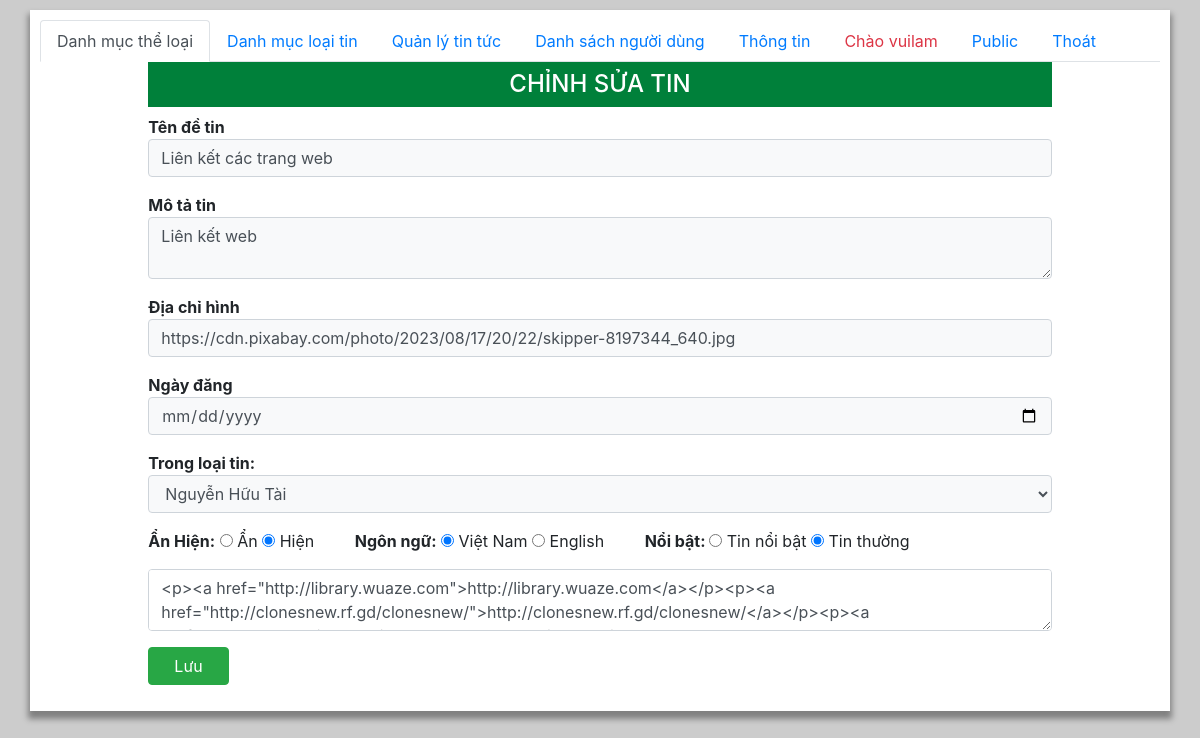
Before: /admin/tin_sua.php?idTin=820 (signed in) with the older database file.
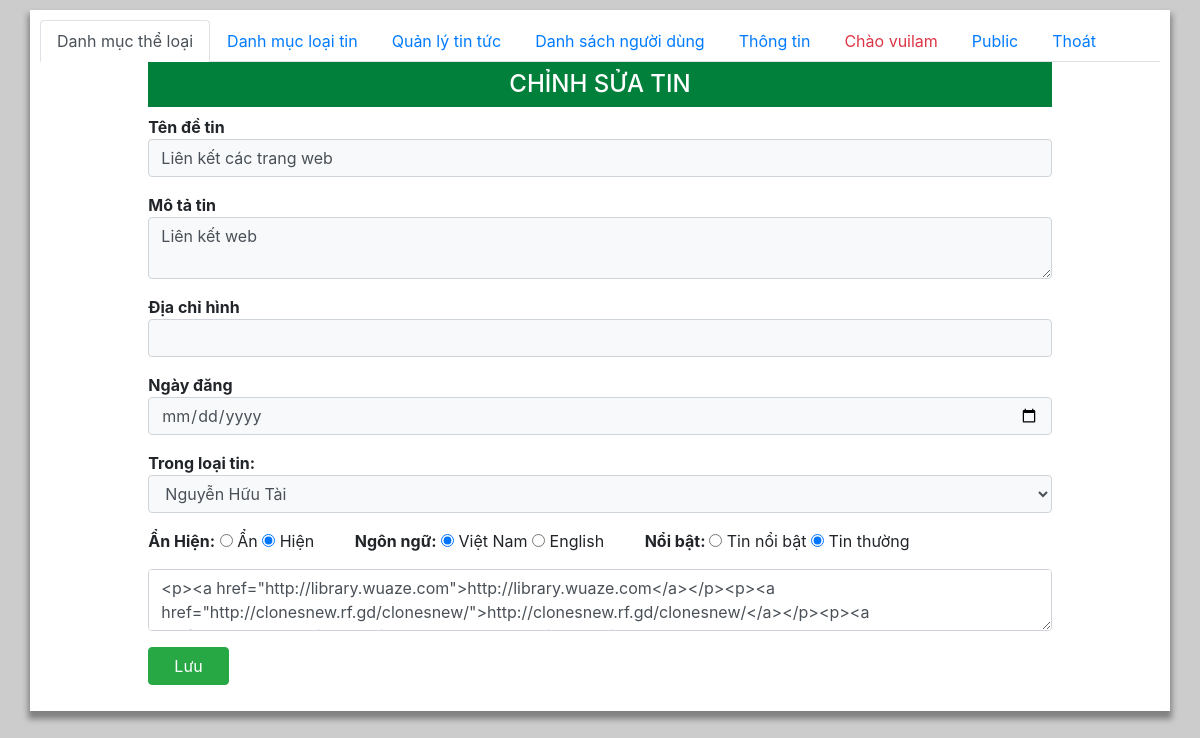
After: the same page with the newer database file.
### tables this page shows
CREATE TABLE `tin` (
  `idTin` int(11) NOT NULL,
  `lang` char(2) NOT NULL DEFAULT 'vi',
  `TieuDe` varchar(255) NOT NULL DEFAULT '',
  `slug` varchar(255) NOT NULL,
  `TomTat` varchar(1000) DEFAULT NULL,
  `urlHinh` varchar(255) DEFAULT NULL,
  `Ngay` timestamp DEFAULT current_timestamp(),
  `Content` text DEFAULT NULL,
  `idLT` int(11) NOT NULL DEFAULT 0,
  `SoLanXem` int(11) DEFAULT 0,
  `NoiBat` tinyint(1) DEFAULT 0,
  `AnHien` tinyint(1) DEFAULT 1,
  `tags` varchar(2000) DEFAULT NULL
);

### functions.php (called while the page is built, shortened)
<?php
  function executeResult($sql)  {
    $conn= new mysqli(DB_HOST,DB_USERNAME,DB_PASSWORD,DB_NAME);
    mysqli_set_charset($conn, "utf8");
    $result=mysqli_query($conn,$sql);
    $data=[];
    if($result!=null){
        while ($row=mysqli_fetch_assoc($result)) {
            $data[]=$row;
        }
    }
    return $data;
  }
?>

### admin/tin_sua.php (the view, shortened to what this page needs)
<?php
require_once "../functions.php";
$page = $_GET['page'] ?? "theloai";
?>
<?php
$idTin = $_GET['idTin']??0;
if ( $idTin >0 ){
    $sql="SELECT * FROM tin WHERE idTin =$idTin";
    $result=executeResult($sql);
}
else {
   header('Location: index.php?page=tin'); exit();
}
$sql="SELECT * FROM loaitin ORDER BY ThuTu";
$listLT = executeResult($sql);
?>
<html>
<head>
   <link href='https://unpkg.com/boxicons@2.0.9/css/boxicons.min.css' rel='stylesheet'>
   <link rel="stylesheet" href="https://maxcdn.bootstrapcdn.com/bootstrap/4.4.1/css/bootstrap.min.css">
   <link rel="stylesheet" href="./main.css">
</head>
<body>
   <div class="container">
   <?php require_once "menu.php";?>
   <div class="tab-content">
      <div class="tab-pane active" id="">
      <div class="col-10 m-auto" >
         <h2 class="py-2 text-center h4 ">CHỈNH SỬA TIN</h2>
         <form action="" method="post">
            <div class="mb-3">
                  <label>Tên đề tin</label>
                  <input class="form-control bg-light" type="text" name="TieuDe" value="<?= $result[0]['TieuDe']??"" ?>">
            </div>
            <div class="mb-3">
                  <label>Mô tả tin</label>
                  <textarea name="TomTat" class="form-control bg-light"><?= $result[0]['TomTat']??"" ?></textarea>
            </div>
            <div class="mb-3">
                  <label>Địa chỉ hình</label>
                  <input class="form-control bg-light" type="text" name="urlHinh" value="<?= $result[0]['urlHinh']??"" ?>">
            </div>
            <div class="mb-3">
                  <label>Ngày đăng</label>
                  <input class="form-control bg-light" type="date" name="Ngay" value="<?= $result[0]['Ngay']??"" ?>">
            </div>
            <div class="mb-3">
               <label>Trong loại tin:</label>
               <select name="idLT"class="form-control bg-light">
                  <?php
                  foreach ($listLT as $item) {
                     if ($item['idLT'] == $result[0]['idLT'])
                     echo "<option selected value='$item[idLT]' > $item[Ten] </option>";
                     else
                     echo "<option value='$item[idLT]' > $item[Ten] </option>";
                  }
                  ?>
               </select>
            </div>
            <div class="mb-3">
               <b style="min-width:10px">Ẩn Hiện:</b>
               <input type="radio" name="AnHien" value="0" <?= ($result[0]['AnHien']==0)? "checked":"" ?> > Ẩn
               <input type="radio" name="AnHien" value="1" <?= ($result[0]['AnHien']==1)? "checked":"" ?> > Hiện
               &nbsp; &nbsp; &nbsp; &nbsp;
               <b>Ngôn ngữ:</b>
               <input type="radio" name="lang" value="vi" <?= ($result[0]['lang']=='vi')? "checked":"" ?> > Việt Nam
               <input type="radio" name="lang" value="en" <?= ($result[0]['lang']=='en')? "checked":"" ?> > English
               &nbsp; &nbsp; &nbsp; &nbsp;
               <b>Nổi bật: </b>
               <input type="radio" name="NoiBat" value="1" <?= ($result[0]['NoiBat']==1)? "checked":"" ?> > Tin nổi bật
               <input type="radio" name="NoiBat" value="0" <?= ($result[0]['NoiBat']==0)? "checked":"" ?> > Tin thường
            </div>
            <div class="mb-3">
            <textarea name="Content" id="Content" class="form-control"><?= $result[0]['Content']??"" ?></textarea>
            </div>
            <div class="mb-3">
            <button class="btn btn-success px-3" name="submit"> &nbsp; Lưu &nbsp; </button>
            </div>
         </form>
         </div>
      </div>
   </div>
   </div>
</body>
</html>

### admin/menu.php
<ul class="nav nav-tabs">
    <li class="nav-item">
    <a class="nav-link <?php if($page=='theloai') echo 'active'  ?>  " data-toggle="tab" href="index.php?page=theloai">Danh mục thể loại</a>
    </li>
    <li class="nav-item">
    <a class="nav-link"  <?php if($page=='loaitin') echo 'active'  ?>  data-toggle="tab" href="index.php?page=loaitin">Danh mục loại tin</a>
    </li>
    <li class="nav-item">
    <a class="nav-link" <?php if($page=='tin') echo 'active'  ?>  data-toggle="tab" href="index.php?page=tin">Quản lý tin tức </a>
    </li>
    <li class="nav-item">
    <a class="nav-link" <?php if($page=='user') echo 'active'  ?>  data-toggle="tab" href="index.php?page=user">Danh sách người dùng </a>
    </li>
    <li class="nav-item">
    <a class="nav-link" <?php if($page=='thongtin') echo 'active'  ?>  data-toggle="tab" href="index.php?page=thongtin">Thông tin </a>
    </li>
    <li class="nav-item">
        <a class="nav-link text-danger" href="#">Chào <?=$_SESSION['un']?></a>
    </li>
    <li class="nav-item">
        <a class="nav-link" href="../" target="public">Public</a>
    </li>
    <li class="nav-item">
    <a class="nav-link" data-toggle="tab" href="thoat.php">Thoát </a>
    </li>
</ul>

### admin/main.css (style rules this page uses)
body { width: 100%; min-height:100vh; background: #ccc; }
.container { margin: auto; margin-top: 10px; width: 1200px; padding: 10px; overflow: hidden; background: #fff; box-shadow: 0 6px 6px 2px rgba(0, 0, 0, 0.372) ; }
.container h2 { background: rgb(0, 128, 58); color: #fff; }
label { min-width: 120px; font-weight: 700; margin: 0; }
button { border: 1px double #333; border-radius: 3px; outline: none; }

Changed rows visible on the page:
changed tin "Liên kết các trang web": urlHinh "https://cdn.pixabay.com/photo/2023/08/17/20/22/skipper-8197344_640.jpg" → (not shown)
